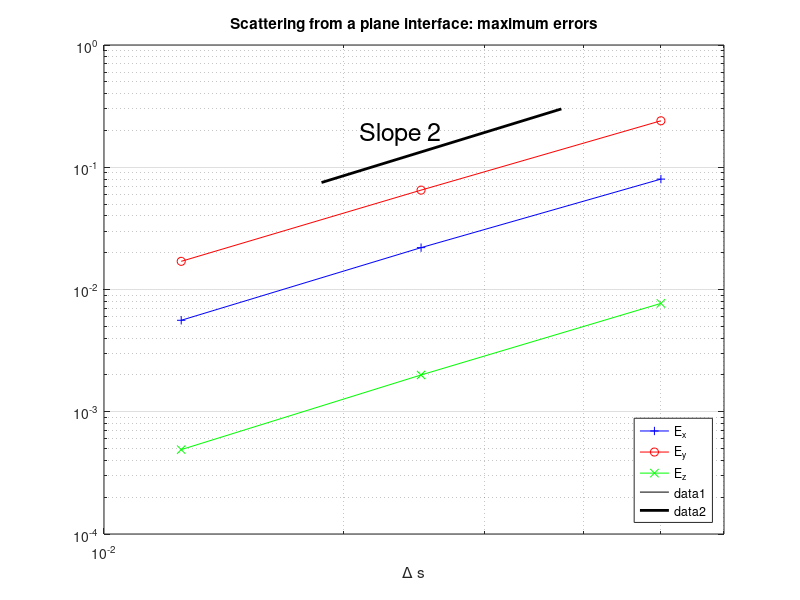

This chart was generated by the following MATLAB code:
%
% Plot errors and convergence rate for scattering from a plane interface
% 
clear;
clf;
set(gca,'FontSize',18);


n=3; % number of grid resolutions
h=zeros(n,1);
ep=zeros(n,1);
eu=zeros(n,1);
ev=zeros(n,1);
ew=zeros(n,1);
eT=zeros(n,1);
ed=zeros(n,1);
eTs=zeros(n,1);
h(1)=.1/2; h(2)=.1/4; h(3)=.1/8; 

 % -- 
 % errors in solid displacement 
 ex(1)=8.0e-2; ex(2)=2.2e-2; ex(3)=5.6e-3; 
 ey(1)=2.4e-1; ey(2)=6.5e-2; ey(3)=1.7e-2; 
 ez(1)=7.7e-3; ez(2)=2.0e-3; ez(3)=4.9e-4; 

hl=zeros(2,1); el=zeros(2,1); el2=zeros(2,1);
hl(1)=.15/4; hl(2)=hl(1)/2.; 
el2(1)=.3; el2(2)=el2(1)*(hl(2)/hl(1))^2; 


loglog(h,ex,'b-+',h,ey,'r-o',h,ez,'g-x');
title(sprintf('Scattering from a plane interface: maximum errors'));
legend('E_x','E_y','E_z','Location','SouthEast');
xlabel('\Delta s');

hold on;

loglog(hl,el,'k-',hl,el2,'k-','LineWidth',2);

xt=sqrt(hl(1)*hl(2)); yt=1.25*sqrt(el2(1)*el2(2));
ht = text(xt,yt,'Slope 2','FontSize',18,'HorizontalAlignment','right');

set(gca,'XLim',[.01,.06]);
% set(gca,'YLim',[2.e-4,.02]);
grid on;
hold off;

% print('-depsc2','planeInterfaceConvergence.eps');

